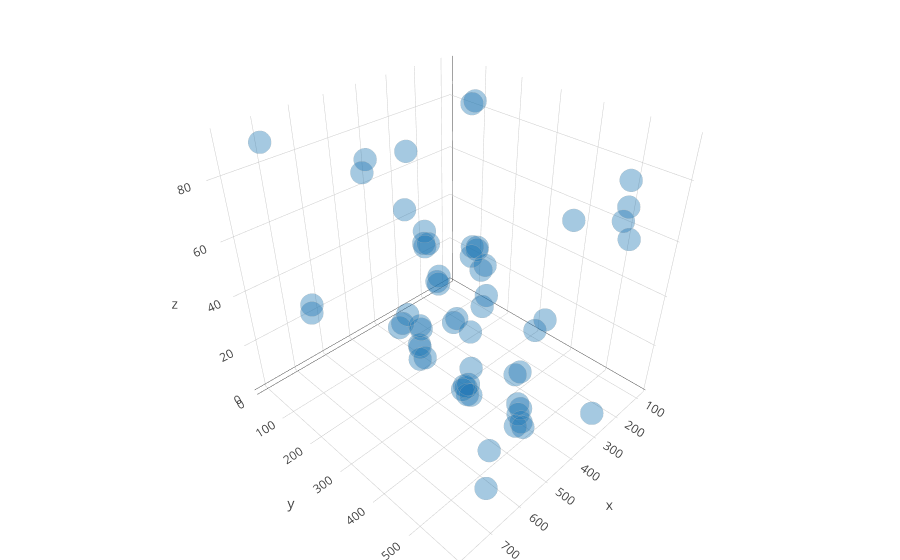

The code cell stored with this chart in its notebook:
### Markdown cell above
### Plotting in one frame in an interactive environment 
- Specify frame of interest

### Code cell
#define frame of interest
FOI = 100

plt_data = []
trace = go.Scatter3d(
            name = 'SyntheticSphere'+repr(i),
            x = xDat[:,FOI],
            y = yDat[:,FOI],
            z = zDat[:,FOI],
            mode = 'markers',
            marker = dict(
                color = 1,
                size = 8,
                symbol = 'circle',
                line = dict(
                    color = 'rgb(180, 180, 180)',
                    width = 1.0
                ),
                opacity = 0.4
            )
        )

plt_data.append(trace)

layout = go.Layout(margin = dict(l = 0, r = 0, b = 0, t = 0))

fig = go.Figure(data=plt_data, layout=layout)

iplot(fig)

### Figure 1 — Plotly figure (JSON) as saved in the notebook; plotly's stock layout.template omitted (floating-point values rounded to 4 significant figures; data arrays with more than 128 entries replaced by an {"elided": "..."} marker saying what was removed)
{"data": [{"marker": {"color": 1, "line": {"color": "rgb(180, 180, 180)", "width": 1}, "opacity": 0.4, "size": 8, "symbol": "circle"}, "mode": "markers", "name": "SyntheticSphere0", "type": "scatter3d", "uid": "31ec63ea-df9c-11e8-96b4-1c1b0decb58d", "x": {"elided": "507 float values"}, "y": {"elided": "507 float values"}, "z": {"elided": "507 float values"}}], "layout": {"margin": {"b": 0, "l": 0, "r": 0, "t": 0}}}
